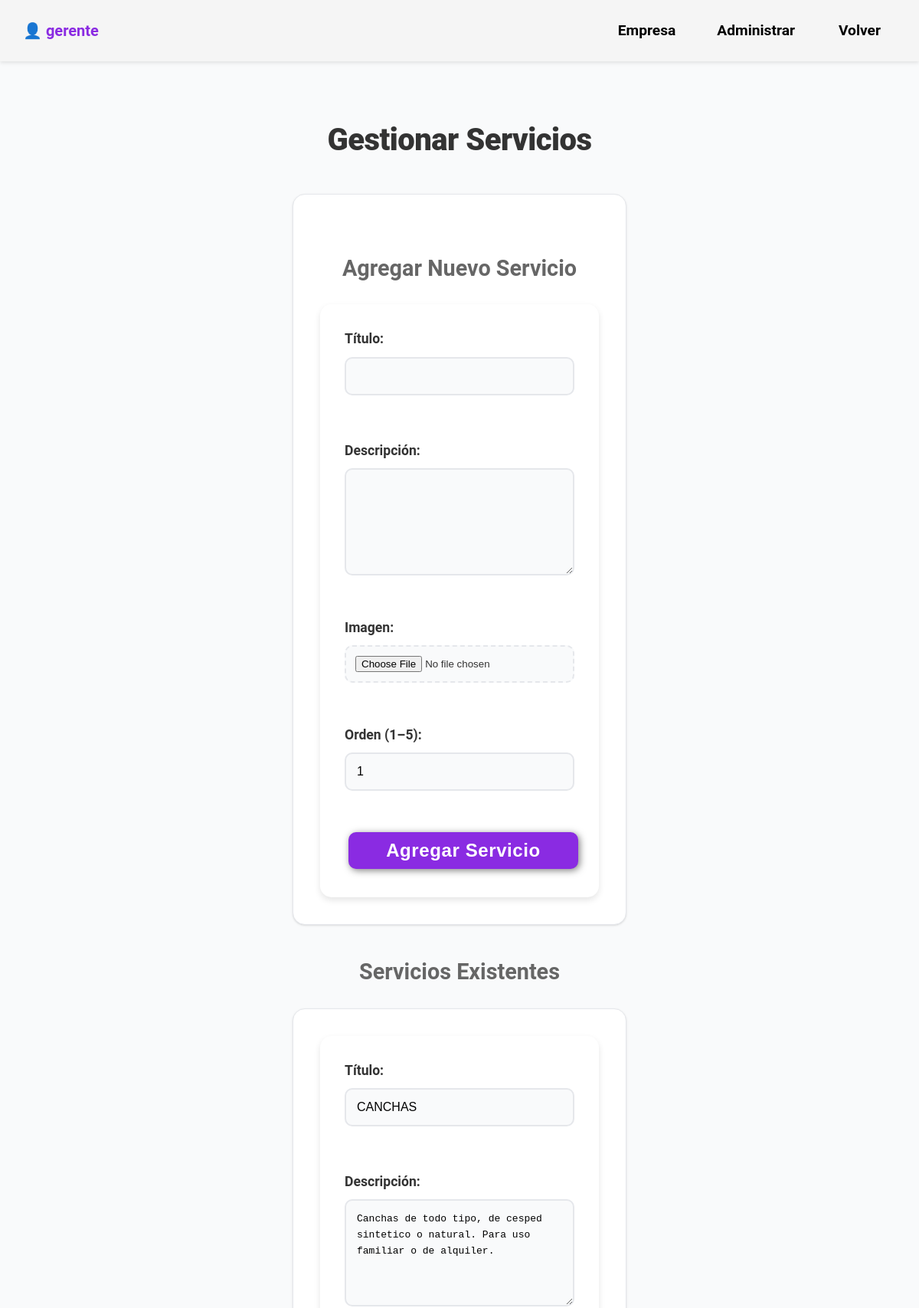
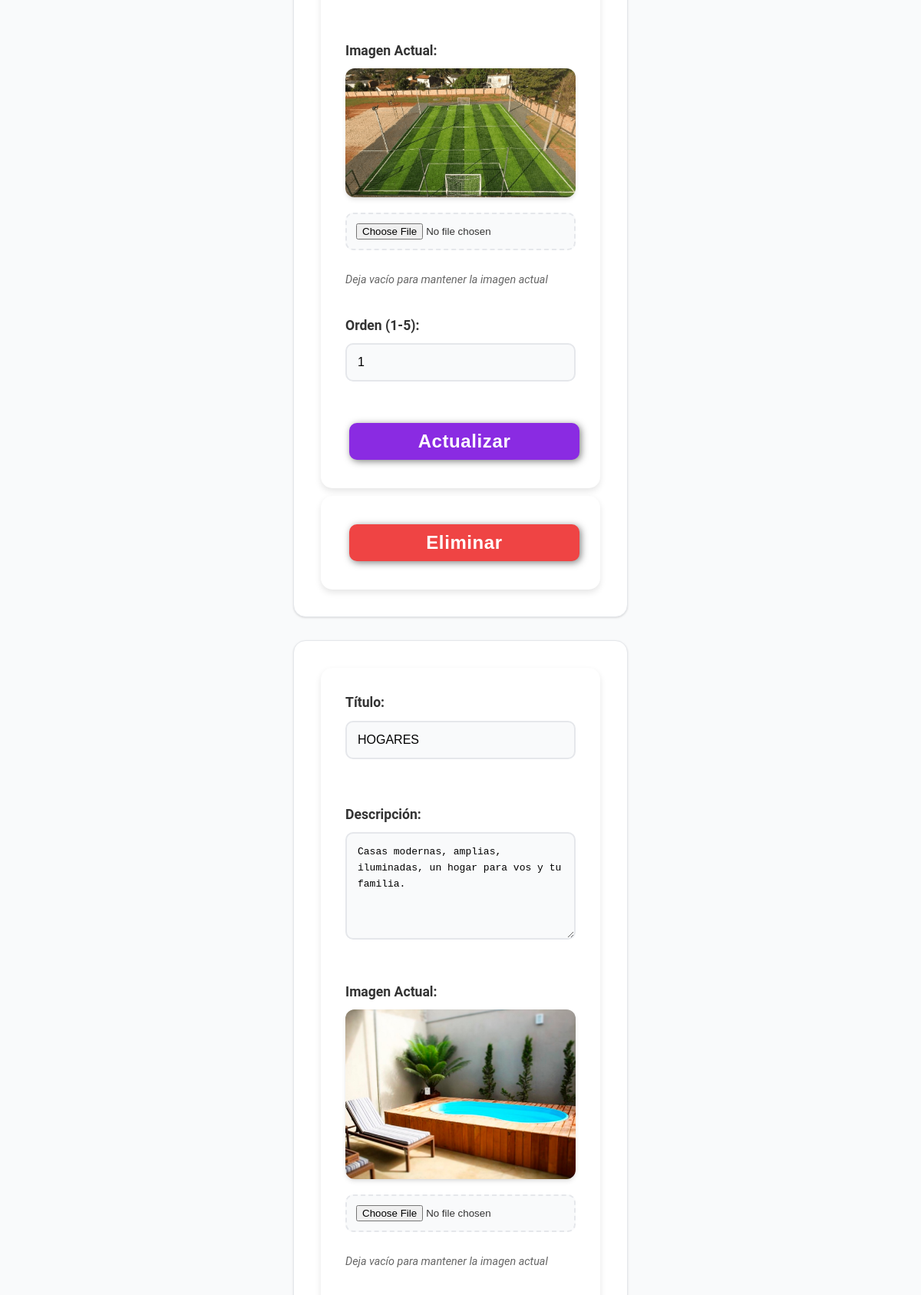
/ingreso/usuario/gestionar_servicios.php (signed in, upper part), run on the app's committed database (2 pictures, top to bottom).
### tables this page shows
CREATE TABLE `servicios` (
    `id` INT AUTO_INCREMENT PRIMARY KEY,
    `titulo` VARCHAR(100) NOT NULL,
    `descripcion` TEXT NOT NULL,
    `imagen` VARCHAR(255) NOT NULL,
    `orden` INT NOT NULL DEFAULT 0,
    `activo` BOOLEAN DEFAULT TRUE,
    `fecha_creacion` TIMESTAMP DEFAULT CURRENT_TIMESTAMP
);

### ingreso/usuario/gestionar_servicios.php (the view, shortened to what this page needs)
<?php
require_once '../../db.php';
$result = $conexion->query("SELECT * FROM servicios ORDER BY orden");
$servicios = $result->fetch_all(MYSQLI_ASSOC);
?>
<!DOCTYPE html>
<html lang="es">
<head>
    <link rel="stylesheet" href="../index.css">
    <link rel="stylesheet" href="usuario.css">
    <link rel="stylesheet" href="../../modal-q.css">
</head>
<body>
    <header>
    <div class="container">
         <div class="user-badge">
          <?php if (isset($_SESSION['usuario'])): ?>
           <p class="logo"> <span class="user-icon">&#128100;</span> <?php echo htmlspecialchars($_SESSION['usuario']); ?></p>
          <?php endif; ?>
        </div>
        <nav>
            <ul>
                <li class="dropdown">
                    <a href="#" class="dropbtn">Empresa</a>
                </li>
                <li class="dropdown">
                    <a href="#" class="dropbtn">Administrar</a>
                </li>
                <li><a href="usuario.php">Volver</a></li>
            </ul>
        </nav>
    </div>
</header>
    <div class="servicios-container">
        <h2>Gestionar Servicios</h2>
        <div class="servicio-card">
            <h3>Agregar Nuevo Servicio</h3>
            <form method="POST" enctype="multipart/form-data">
                <div class="form-grid">
                    <div>
                        <label>Título:</label>
                        <input type="text" name="titulo" required>
                    </div>
                    <div>
                        <label>Descripción:</label>
                        <textarea name="descripcion" required></textarea>
                    </div>
                    <div>
                        <label>Imagen:</label>
                        <input type="file" name="imagen" accept="image/*" required>
                    </div>
<div>
  <label>Orden (1–5):</label>
  <input type="number" name="orden" id="nuevo-orden" min="1" max="5" value="1" required>
</div>
                </div>
                <button type="submit">Agregar Servicio</button>
            </form>
        </div>
        <h3>Servicios Existentes</h3>
        <?php foreach ($servicios as $servicio): ?>
        <div class="servicio-card">
            <form method="POST" enctype="multipart/form-data">
                <div class="form-grid">
                    <div>
                        <label>Título:</label>
                        <input type="text" name="titulo" value="<?php echo htmlspecialchars($servicio['titulo']); ?>" required>
                    </div>
                    <div>
                        <label>Descripción:</label>
                        <textarea name="descripcion" required><?php echo htmlspecialchars($servicio['descripcion']); ?></textarea>
                    </div>
                    <div>
                        <label>Imagen Actual:</label>
                        <img src="../../imagen/servicios/<?php echo htmlspecialchars($servicio['imagen']); ?>" class="servicio-imagen">
                        <input type="file" name="imagen" accept="image/*">
                        <small>Deja vacío para mantener la imagen actual</small>
                    </div>
                    <div>
                        <label>Orden (1-5):</label>
                        <input type="number" name="orden" class="orden-input" min="1" max="5" value="<?php echo $servicio['orden']; ?>" required>
                    </div>
                </div>
                <button type="submit">Actualizar</button>
            </form>
            <form method="POST" style="margin-top: 10px;" id="form-delete-<?php echo $servicio['id']; ?>">
                <button type="submit" onclick="return confirmarEliminar(event, 'form-delete-<?php echo $servicio['id']; ?>');" style="background-color: var(--danger-color);">Eliminar</button>
            </form>
        </div>
        <?php endforeach; ?>
    </div>
</body>
</html>

### index.css (style rules this page uses)
* { box-sizing: border-box; }
h2 { font-size: 2.7em; }
h3 { font-size: 2em; }
p { font-size: 1.25em; }
button { font-size: 1.5em; font-weight: bold; padding: 10px 20px; border-radius: 10px; border: 1px solid rgba(0, 0, 0, 0.5); box-shadow: 2px 2px 10px rgba(0, 0, 0, 0.5); color: white; background-color: blueviolet; transition: background-color 0.3s ease; }
html { scroll-behavior: smooth; }
body { font-family: "Roboto", sans-serif; margin: 0; display: flex; flex-direction: column; }
.container { max-width: 1400px; margin: auto; }
header { background-color: rgba(245, 245, 245, 245); position: fixed; width: 100%; z-index: 1000; box-shadow: 0 2px 4px rgba(0, 0, 0, 0.1); height: 80px; }
header .logo { margin: 0; padding: 25px 30px; font-weight: bold; color: blueviolet; font-size: 1.6em; }
header .container { display: flex; justify-content: space-between; align-items: center; height: 100%; }
header nav { display: flex; }
header a { padding: 10px 20px; text-decoration: none; font-weight: bold; color: black; transition: color 0.3s ease, border-bottom 0.3s ease; border-bottom: 3px solid transparent; }
form { max-width: 600px; margin: auto; padding: 2em; border-radius: 15px; background-color: white; box-shadow: 0 4px 8px rgba(0, 0, 0, 0.1); }
form label { display: block; margin-bottom: 0.5em; font-weight: bold; }
form input, form textarea, form select { width: 100%; padding: 1em; margin-bottom: 1.5em; border-radius: 10px; border: 1px solid #ccc; box-sizing: border-box; }
form button { display: block; width: 100%; background-color: blueviolet; color: white; border: none; padding: 1em; border-radius: 10px; font-size: 1.5em; cursor: pointer; }
body, p, h1, h2, h3, a { font-family: "Roboto", sans-serif; color: inherit; }

### ingreso/usuario/usuario.css (style rules this page uses)
* { box-sizing: border-box; }
h2 { font-size: 2.7em; }
h3 { font-size: 2em; }
p { font-size: 1.25em; }
button { font-size: 1.5em; font-weight: bold; padding: 10px 20px; border-radius: 10px; border: 1px solid rgba(0, 0, 0, 0.5); box-shadow: 2px 2px 10px rgba(0, 0, 0, 0.5); color: white; background-color: blueviolet; }
html { scroll-behavior: smooth; }
body { font-family: "Roboto", sans-serif; margin: 0; }
.container { max-width: 1400px; margin: auto; }
header { background-color: rgba(245, 245, 245, 245); padding: 10px 0; box-shadow: 0 2px 5px rgba(0, 0, 0, 0.1); }
header .container { display: flex; flex-direction: column; align-items: center; }
header nav ul { list-style: none; margin: 0; padding: 0; display: flex; align-items: center; }
header nav li { margin: 0 15px; }
header a { padding: 10px 15px; text-decoration: none; font-weight: bold; font-size: 1.2em; color: black; border-radius: 5px; transition: background-color 0.3s ease; }
header .logo { font-weight: bold; font-size: 20px; color: blueviolet; }
.dropdown { position: relative; display: inline-block; }
.dropbtn { background-color: transparent; color: black; padding: 5px 12px; font-size: 1.2em; border: none; cursor: pointer; font-weight: bold; }
@media (min-width: 720px) { header .container { flex-direction: row; justify-content: space-between; } }
@media (min-width: 720px) { header nav { flex-direction: row; padding-bottom: 0; padding-right: 20px; } }

### data on the page
servicios: titulo "CANCHAS", descripcion "Canchas de todo tipo, de cesped sintetico o natural. Para uso familiar o de alquiler.", imagen (picture), orden "1"
servicios: titulo "HOGARES", descripcion "Casas modernas, amplias, iluminadas, un hogar para vos y tu familia.", imagen (picture)

### other printed values
$_SESSION['usuario'] "gerente"
